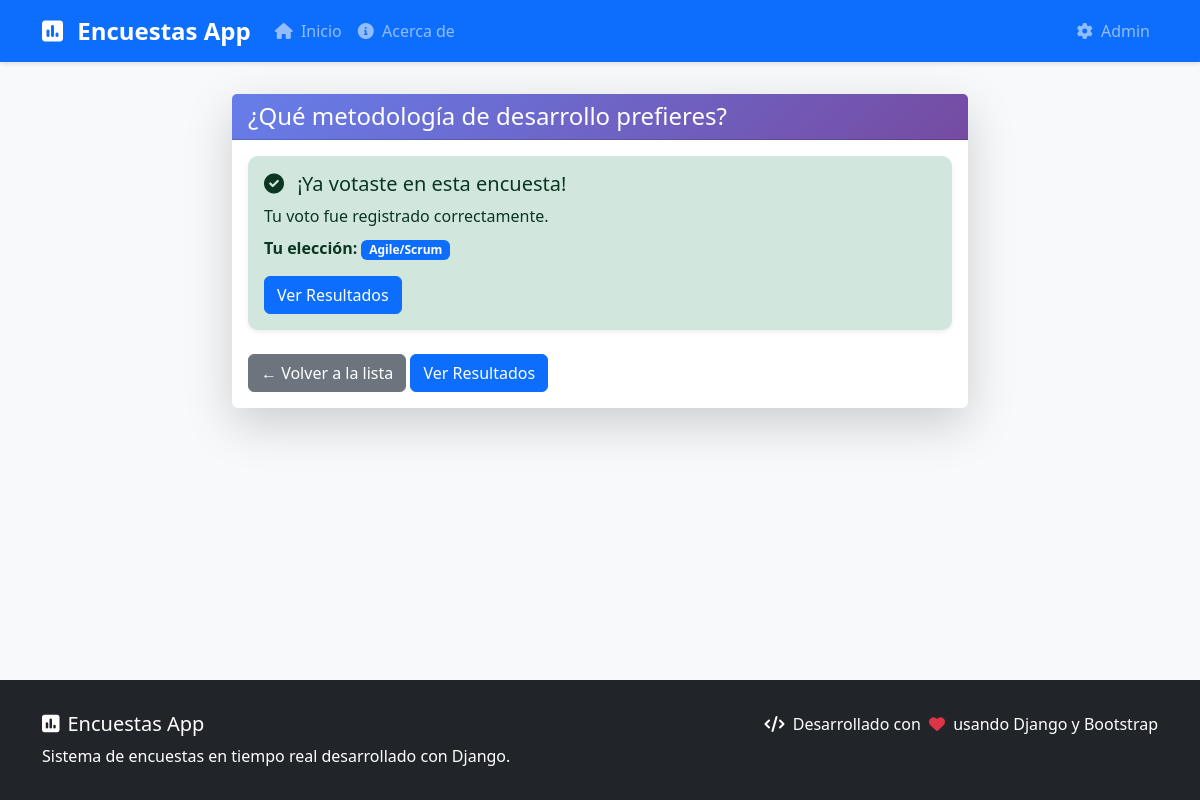
/6/, run on the app's committed database.
### polls/models.py (models this page shows, shortened)
class Question(models.Model):
    question_text = models.CharField(
        max_length=200,
        verbose_name="Texto de la pregunta",
        help_text="Escribe la pregunta que quieres hacer en la encuesta"
    )
    pub_date = models.DateTimeField(
        verbose_name="Fecha de publicación",
        help_text="Cuándo se publicó esta encuesta"
    )
    created_by = models.ForeignKey(
        User,
        on_delete=models.SET_NULL,
        null=True,
        blank=True,
        verbose_name="Creado por",
        help_text="Usuario que creó esta encuesta"
    )
    is_active = models.BooleanField(
        default=True,
        verbose_name="¿Está activa?",
        help_text="Las encuestas inactivas no aparecen en la lista principal"
    )
    created_at = models.DateTimeField(
        auto_now_add=True,
        verbose_name="Fecha de creación"
    )
    updated_at = models.DateTimeField(
        auto_now=True,
        verbose_name="Última actualización"
    )
    class Meta:
        verbose_name = "Pregunta"
        verbose_name_plural = "Preguntas"
        ordering = ['-pub_date']  # Ordenar por fecha de publicación (más recientes primero)
    def total_votes(self):
        return Vote.objects.filter(choice__question=self).count()

class Choice(models.Model):
    question = models.ForeignKey(
        Question,
        on_delete=models.CASCADE,
        verbose_name="Pregunta",
        help_text="La pregunta a la que pertenece esta opción"
    )
    choice_text = models.CharField(
        max_length=200,
        verbose_name="Texto de la opción",
        help_text="Escribe el texto de esta opción de respuesta"
    )
    created_at = models.DateTimeField(
        auto_now_add=True,
        verbose_name="Fecha de creación"
    )
    class Meta:
        verbose_name = "Opción"
        verbose_name_plural = "Opciones"
        ordering = ['id']  # Ordenar por ID (orden de creación)

### polls/views.py (the view)
# urls.py: path('<int:question_id>/', views.detail, name='detail'),
def detail(request, question_id):
    question = get_object_or_404(
        Question.objects.select_related('created_by').prefetch_related('choice_set'),
        pk=question_id,
        is_active=True  # Solo mostrar encuestas activas
    )
    user_has_voted = False
    user_vote_choice = None
    client_ip = get_client_ip(request)
    existing_vote = Vote.objects.filter(
        choice__question=question,
        voter_ip=client_ip
    ).first()
    if request.user.is_authenticated and not existing_vote:
        existing_vote = Vote.objects.filter(
            choice__question=question,
            user=request.user
        ).first()
    if existing_vote:
        user_has_voted = True
        user_vote_choice = existing_vote.choice
    context = {
        'question': question,
        'user_has_voted': user_has_voted,
        'user_vote_choice': user_vote_choice,
        'total_votes': question.total_votes(),
    }
    return render(request, 'polls/detail_simple.html', context)

### polls/views.py (called while the page is built)
def get_client_ip(request):
    x_forwarded_for = request.META.get('HTTP_X_FORWARDED_FOR')
    if x_forwarded_for:
        ip = x_forwarded_for.split(',')[0]
    else:
        ip = request.META.get('REMOTE_ADDR')
    return ip

### polls/templates/polls/detail_simple.html (shortened to what this page needs)
{% extends "polls/base.html" %}
{% block content %}
<div class="row">
    <div class="col-lg-8 mx-auto">
        <div class="card shadow-lg border-0">
            <div class="card-header" style="background: linear-gradient(135deg, #667eea 0%, #764ba2 100%); color: white;">
                <h1 class="h4 mb-0 text-white font-weight-bold">{{ question.question_text }}</h1>
            </div>
            <div class="card-body">
                {% if user_has_voted %}
                    <div class="alert alert-success border-0 shadow-sm">
                        <h5 class="alert-heading">
                            <i class="fas fa-check-circle me-2"></i>
                            ¡Ya votaste en esta encuesta!
                        </h5>
                        <p class="mb-2">Tu voto fue registrado correctamente.</p>
                        {% if user_vote_choice %}
                            <p class="mb-3">
                                <strong>Tu elección:</strong>
                                <span class="badge bg-primary">{{ user_vote_choice.choice_text }}</span>
                            </p>
                        {% endif %}
                        <a href="{% url 'polls:results' question.id %}" class="btn btn-primary">Ver Resultados</a>
                    </div>
                {% endif %}
                <div class="mt-4">
                    <a href="{% url 'polls:index' %}" class="btn btn-secondary">← Volver a la lista</a>
                    <a href="{% url 'polls:results' question.id %}" class="btn btn-primary">Ver Resultados</a>
                </div>
            </div>
        </div>
    </div>
</div>
{% endblock %}

### polls/templates/polls/base.html (style rules this page uses)
:root { --primary-color: #007bff; --secondary-color: #6c757d; --success-color: #28a745; --warning-color: #ffc107; --danger-color: #dc3545; --dark-color: #343a40; --light-color: #f8f9fa; }
body { background-color: #f8f9fa; font-family: 'Segoe UI', Tahoma, Geneva, Verdana, sans-serif; min-height: 100vh; display: flex; flex-direction: column; }
.alert { border-radius: 10px; border: none; }

### data on the page
Question: question_text "¿Qué metodología de desarrollo prefieres?"
Choice: choice_text "Agile/Scrum"
